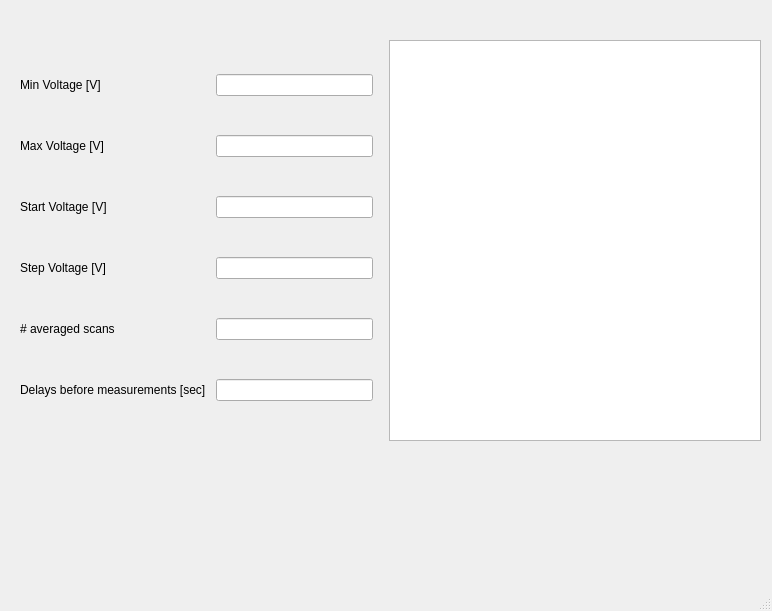
<?xml version="1.0" encoding="UTF-8"?>
<ui version="4.0">
 <class>MainWindow</class>
 <widget class="QMainWindow" name="MainWindow">
  <property name="geometry">
   <rect>
    <x>0</x>
    <y>0</y>
    <width>772</width>
    <height>611</height>
   </rect>
  </property>
  <property name="windowTitle">
   <string>Acquisition Window</string>
  </property>
  <widget class="QWidget" name="centralwidget">
   <widget class="QDialogButtonBox" name="buttonBox">
    <property name="geometry">
     <rect>
      <x>590</x>
      <y>630</y>
      <width>164</width>
      <height>32</height>
     </rect>
    </property>
    <property name="standardButtons">
     <set>QDialogButtonBox::Cancel|QDialogButtonBox::Ok</set>
    </property>
   </widget>
   <widget class="QPushButton" name="applyButton">
    <property name="geometry">
     <rect>
      <x>10</x>
      <y>630</y>
      <width>113</width>
      <height>32</height>
     </rect>
    </property>
    <property name="text">
     <string>Apply</string>
    </property>
   </widget>
   <widget class="QWidget" name="gridLayoutWidget_3">
    <property name="geometry">
     <rect>
      <x>10</x>
      <y>40</y>
      <width>751</width>
      <height>401</height>
     </rect>
    </property>
    <layout class="QGridLayout" name="mainGridLayout">
     <item row="0" column="1">
      <widget class="QTextEdit" name="textEdit"/>
     </item>
     <item row="0" column="0">
      <layout class="QGridLayout" name="gridLayout">
       <property name="leftMargin">
        <number>10</number>
       </property>
       <property name="topMargin">
        <number>1</number>
       </property>
       <property name="rightMargin">
        <number>10</number>
       </property>
       <property name="bottomMargin">
        <number>1</number>
       </property>
       <property name="horizontalSpacing">
        <number>10</number>
       </property>
       <item row="5" column="1">
        <widget class="QLineEdit" name="delayBeforeMeasText"/>
       </item>
       <item row="0" column="0">
        <widget class="QLabel" name="minVLabel">
         <property name="text">
          <string>Min Voltage [V]</string>
         </property>
        </widget>
       </item>
       <item row="0" column="1">
        <widget class="QLineEdit" name="minVText"/>
       </item>
       <item row="4" column="1">
        <widget class="QLineEdit" name="numAverScansText"/>
       </item>
       <item row="4" column="0">
        <widget class="QLabel" name="numAverScansLabel">
         <property name="text">
          <string># averaged scans </string>
         </property>
        </widget>
       </item>
       <item row="2" column="0">
        <widget class="QLabel" name="startVLabel">
         <property name="text">
          <string>Start Voltage [V]</string>
         </property>
        </widget>
       </item>
       <item row="2" column="1">
        <widget class="QLineEdit" name="startVText"/>
       </item>
       <item row="3" column="0">
        <widget class="QLabel" name="stepVLabel">
         <property name="text">
          <string>Step Voltage [V]</string>
         </property>
        </widget>
       </item>
       <item row="1" column="1">
        <widget class="QLineEdit" name="maxVStep"/>
       </item>
       <item row="1" column="0">
        <widget class="QLabel" name="maxVLabel">
         <property name="text">
          <string>Max Voltage [V]</string>
         </property>
        </widget>
       </item>
       <item row="5" column="0">
        <widget class="QLabel" name="delayBeforeMeasLabel">
         <property name="text">
          <string>Delays before measurements [sec]</string>
         </property>
        </widget>
       </item>
       <item row="3" column="1">
        <widget class="QLineEdit" name="stepVText"/>
       </item>
      </layout>
     </item>
    </layout>
   </widget>
  </widget>
  <widget class="QMenuBar" name="menubar">
   <property name="geometry">
    <rect>
     <x>0</x>
     <y>0</y>
     <width>772</width>
     <height>22</height>
    </rect>
   </property>
  </widget>
  <widget class="QStatusBar" name="statusbar"/>
 </widget>
 <resources/>
 <connections/>
</ui>
